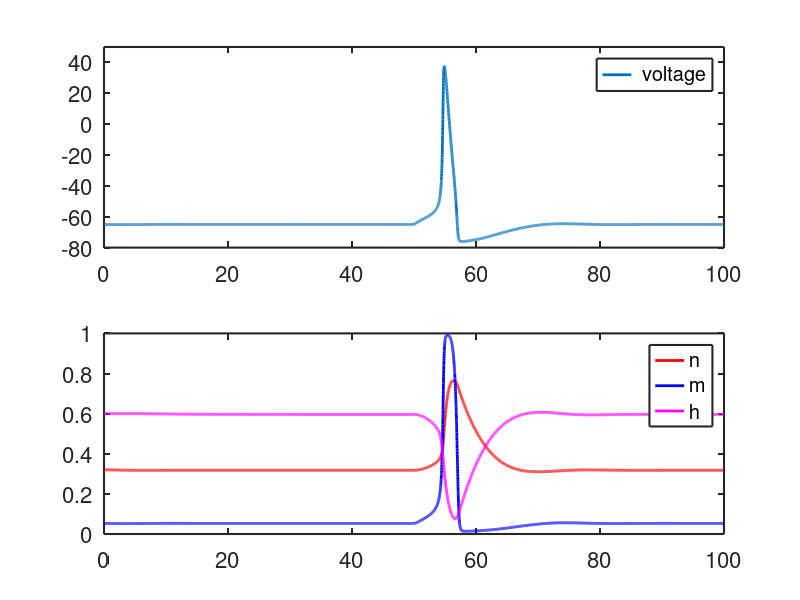

MATLAB code for this plot:
function hodgkin_huxley

% solves the Hodgkin-Huxley equations using forward Euler

global Ena Ek El Gna Gk Gl
global Iinj

set(0,'defaultaxesfontsize',16,'defaultaxeslinewidth',1.5,...
'defaultlinelinewidth',2.,'defaultpatchlinewidth',1.5)

dt=.01;
tmax=100;
% need integer ratio tmax/dt
nsteps=tmax/dt;
if (floor(nsteps)~=nsteps)
  fprintf(' not an integer number of steps nsteps = %g \n',nsteps)
end

% injected current from t=0 to t=time1 
Iinj0=0.0;

% generate brief pulse of injected current
time1=50;
duration1=5;
Iinj1=0.03; % in mA/mm^2

% generate second brief pulse of injected current
time2=Inf;
duration2=5;
Iinj2=0.03;

Iinj=Iinj0;

% pre-allocate memory for speed
 maxnumsteps=ceil(tmax/dt);
 t=NaN(1,maxnumsteps);
 Y=NaN(maxnumsteps,4); 

% approximate rest state
 V(1)=-65;
 n(1)=.32;
 m(1)=0.053;
 h(1)=.60;
 
 Y(1,:)=[V(1),n(1),m(1),h(1)];
 
 k=1;
 t(1)=0;
 
 while t(k) < tmax
  
  if t(k) >= time1
    Iinj=Iinj1;
  end 
  if t(k) >= time1+duration1
    Iinj=Iinj0;
  end 
  if t(k) >= time2
    Iinj=Iinj2;
  end 
  if t(k) >= time2+duration2
    Iinj=Iinj0;
  end

  % at this point only forward Euler implemented. 
  % matlab's ode15s would be better 
  [Y(k+1,:)]=FE(t(k),Y(k,:),dt);
  t(k+1)=t(k)+dt;
  k=k+1;

  if mod(k,1000) == 0
    fprintf('%g steps t = %g dt =%g \n',k,t(k),dt);
  end
  
 end   
 
numsteps=k-1;

% determine periods
V=Y(1:numsteps,1);
Vsignchange=V(1:end-1).*V(2:end);
indsignchange=find(Vsignchange<0);
periods=indsignchange(3:end)-indsignchange(1:end-2);
periods=dt*periods

% plotting

  figure(1);
  subplot(2,1,1)
  plot(t(1:numsteps),Y(1:numsteps,1),'-');
  axis([0 tmax -80 50]);
  legend(' voltage');
  subplot(2,1,2)
  plot(t(1:numsteps),Y(1:numsteps,2),'r',t(1:numsteps),Y(1:numsteps,3),'b',...
       t(1:numsteps),Y(1:numsteps,4),'m');
  legend('n','m','h');
  axis([0 tmax 0 1]);
  
end

%%%%%%%%%%%%%%%%%%%%%%%%%%%%%%%%%%%%%%%%%%%%%%%%%

function Yp=F(time,Y)

  Yp=F_hh(time,Y);

end
%%%%%%%%%%%%%%%%%%%%%%%%%%%%%%%%%%%%%%%%%%%%%%%%%%%%

function Yp = F_hh(time,Y) 
 
global Ena Ek El Gna Gk Gl
global Iinj

V=Y(1);
n=Y(2);
m=Y(3);
h=Y(4);

Gna=1.20; % in mS/mm^2
%Gna=0;
Ena=50;

Gk=0.36;
%Gk=0;
Ek=-77;

Cm=0.01; % micro Farad/mm^2; time therefore measured in ms
Gl=0.003;
El=-54.387;

Vthresh=-40;
alpham=0.1*(V-Vthresh)/(1-exp(-0.1*(V-Vthresh)));
betam=4*exp(-0.0556*(V+65));
mp=alpham*(1-m)-betam*m;
 
alphah=0.07*exp(-0.05*(V+65));
betah=1/(1+exp(-0.1*(V+35)));
hp=alphah*(1-h)-betah*h;

Vthresh=-55;
alphan=0.01*(V-Vthresh)/(1-exp(-0.1*(V-Vthresh)));
betan=0.125*exp(-0.0125*(V+65));
ninfinity=alphan/(alphan+betan);
taun=1/(alphan+betan);
np=(ninfinity-n)/taun;

Vp=1/Cm*(Gna*m^3*h*(Ena-V)+Gk*n^4*(Ek-V)+Gl*(El-V)+Iinj);

Yp(1)=Vp;
Yp(2)=np;
Yp(3)=mp;
Yp(4)=hp;

end

%%%%%%%%%%%%%%%%%%%%%%%%%%%%%%%%%%%%%%%%%%%%%%%%

function [Y]=FE(time,Y,dt)

Y=Y+dt*F(time,Y);

end

%%%%%%%%%%%%%%%%%%%%%%%%%%%%%%%%%%%%%%%%%%%%%%%%%%%
 